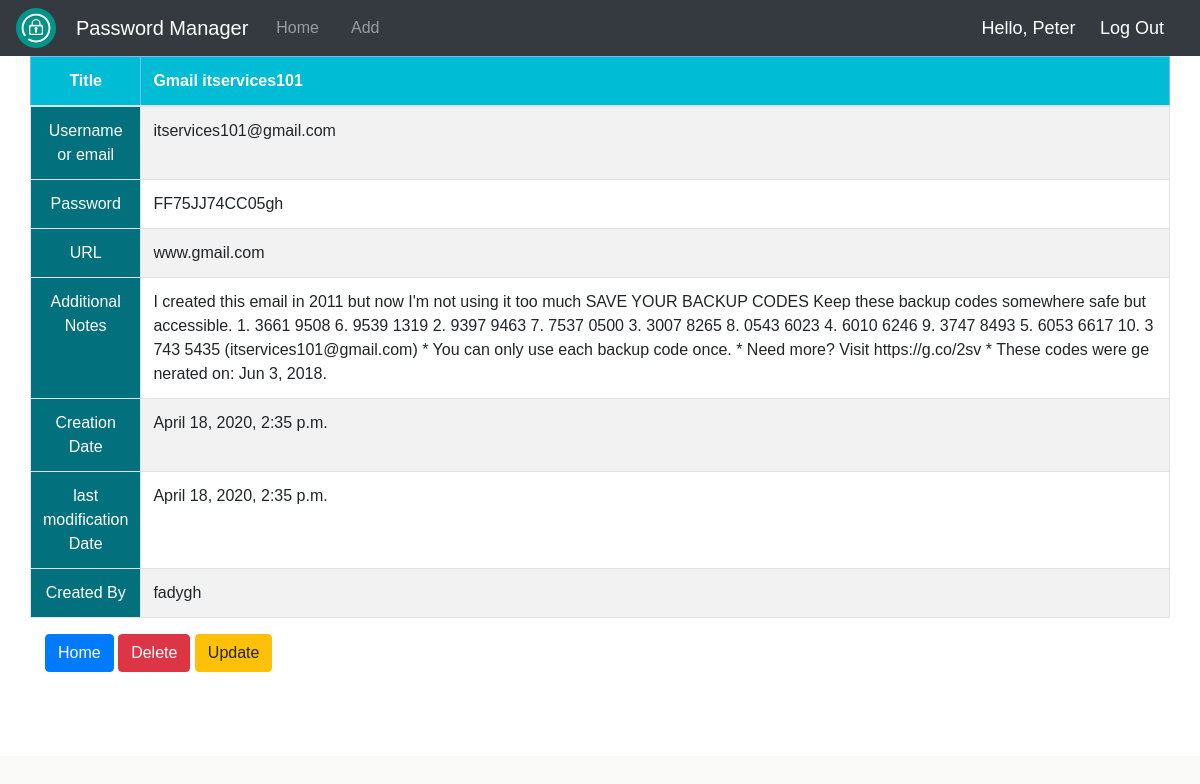
The app's page /view/1/ (signed in) with its own data.
### passmjrapp/models.py (models this page shows)
class PasswordAccount(models.Model):
    title = models.CharField(max_length=45, blank=True, default=None, null=True)
    username = models.CharField(max_length=45, blank=True, null=True)
    password = models.CharField(max_length=45, blank=True, null=True)
    url = models.CharField(max_length=100, blank=True, null=True)
    additional_notes = models.TextField(blank=True,default=None, null=True)
    creation_date = models.DateTimeField(auto_now_add=True, blank=True, null=True)
    last_modified = models.DateTimeField(auto_now_add=True, blank=True, null=True)
    user = models.ForeignKey(User,default=None, on_delete=models.CASCADE)
    def __str__(self):
        return self.title

### passmjrapp/views.py (the view)
# urls.py: path('view/<str:pk>/', views.view, name='view'),
@login_required(login_url='login')
def view(request, pk):
    data = PasswordAccount.objects.get(id=pk)
    context = {'data':data}
    return render(request, 'view.html',context)

### passmjrapp/templates/view.html
{% extends 'base.html' %}
{% block content %}
<div class="col-md table-box">
		<div class="container-fluid">
        <table class="table table-striped table-bordered table-hover cellspacing="0" width="100%">
          <thead class="table-primary">
            <tr>
            <th class="th-sm">Title</th>
              <th class="th-sm">{{data}}</th>
            </tr>
          </thead>
          <tbody>
            <tr>
                <td>Username or email</td>
                <td class="break">{{data.username}}</td>
            </tr>
            <tr>
                <td>Password</td>
                <td class="break">{{data.password}}</td>
            </tr>
            <tr>
                <td>URL</td>
                <td class="break">{{data.url}}</td>
            </tr>
            <tr>
                <td>Additional Notes</td>
                <td class="break">{{data.additional_notes}}</td>
            </tr>
            <tr>
                <td>Creation Date</td>
                <td class="break">{{data.creation_date}}</td>
            </tr>
            <tr>
                <td>last modification Date</td>
                <td class="break">{{data.last_modified}}</td>
            </tr>
            <tr>
                <td>Created By</td>
                <td class="break">{{data.user}}</td>
            </tr>
          </tbody>
        </table>
        <div class="container-fluid">
            <a class="btn btn-primary" href="{% url 'home' %}">Home</a>
            <a class="btn btn-danger" href="{% url 'delete' data.id %}">Delete</a>
            <a class="btn btn-warning" href="{% url 'update' data.id %}">Update</a>
        </div>
        <br>
        <br>
  </div>
</div>
 {% endblock %}

### passmjrapp/templates/navbar.html (shortened to what this page needs)
{% load static %}
{% include "head_css.html" %}
<nav class="navbar navbar-expand-lg navbar-dark bg-dark">
<a href="{% url 'home' %}">
<img  width="40px"src="{% static 'passmjrapp/images/logo.png' %}" alt="">
</a>
  <a class="navbar-brand brand" href="{% url 'home' %}">Password Manager</a>
  <div class="collapse navbar-collapse" id="navbarSupportedContent">
    <ul class="navbar-nav mr-auto">
      <li
          {% if '/' == request.path %}
            class="nav-item active mr-3"
            {% else %}
            class="nav-item mr-3"
            {% endif %}
          >
        <a class="nav-link" href="{% url 'home' %}">Home <span class="sr-only">(current)</span></a>
      </li>
      <li
          {% if 'create' in request.path %}
            class="nav-item active mr-3"
            {% else %}
            class="nav-item mr-3"
            {% endif %}
          >
        <a class="nav-link" href="{% url 'create' %}">Add</a>
      </li>
    </ul>
  </div>
  <div>
    <span class="hello-msg">Hello, {{request.user}}</span>
    <span><a class="hello-msg" href="{% url 'logout' %}">Log Out</a></span>
  </div>
</nav>

### passmjrapp/static/passmjrapp/css/styles.css (style rules this page uses)
body { margin: 0; padding: 0; justify-content: center; align-items: center; height: 100vh; font-family: sans-serif; background-color: #fafbf8; }
.break { word-break: break-all; }
.table-box { height: 700px; overflow-y: scroll; background: #fff; box-shadow: 0 10px 100px rgba(0,0,0,0,5); }
table, th, td { border: 1px solid #005277; border-collapse: collapse; text-align: left; }
th { position: sticky; top: 0; background: #00bcd4; color: #fff; box-sizing: border-box; }
tr th:nth-child(1) { width: 60px; text-align: center; color: #fff; }
tr td:nth-child(1) { color: #fff; text-align: center; background: #03707d; }
.hello-msg { font-size: 18px; color: #ffffff; margin-right: 20px; }
.brand { margin-right: 20px; margin-left: 20px; }

### records on screen
PasswordAccount: title "Gmail itservices101", username "itservices101@gmail.com", password "FF75JJ74CC05gh", url "www.gmail.com", additional_notes "I created this email in 2011 but now I'm not using it too much SAVE YOUR BACKUP CODES Keep these backup codes somewhere safe but accessible. 1. 3661 9508 6. 9539 1319 2. 9397 9463 7. 7537 0500 3. 3007 8265 8. 0543 6023 4. 6010 6246 9. 3747 8493 5. 6053 6617 10. 3743 5435 (itservices101@gmail.com) * You can only use each backup code once. * Need more? Visit https://g.co/2sv * These codes were generated on: Jun 3, 2018.", creation_date "April 18, 2020, 2:35 p.m.", last_modified "April 18, 2020, 2:35 p.m.", user "fadygh"

### other values on screen
{{ request.user }} "Peter"
